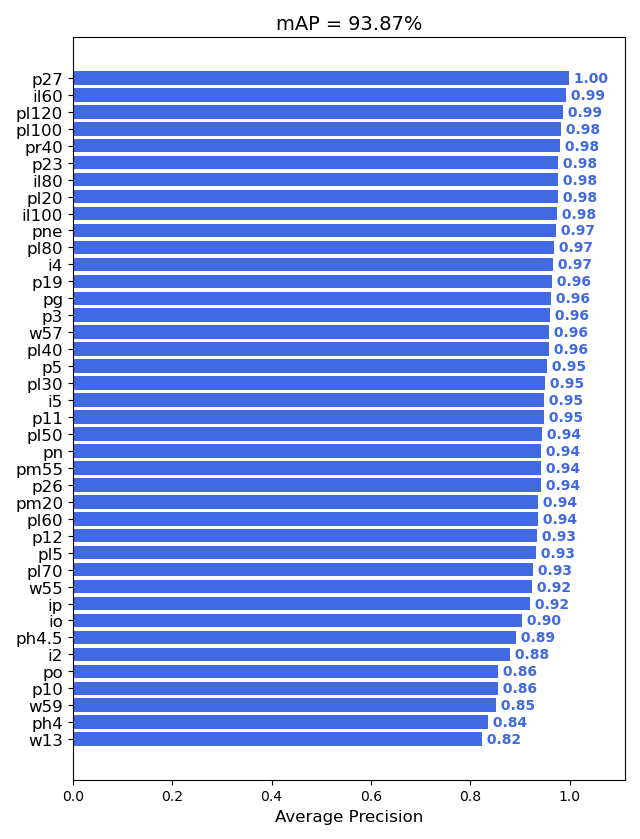
#> input picture s 300 epoch.png, 640 x 839 px
$ python -i augment.py   (imports and definitions only)
#> lines starting #> are read from the running program, lines starting #| are printed output that depends on the picture
#> further down, picture is the input picture: shape (839, 640, 3); mean B, G, R 236.3, 178.8, 159.6
import random
import cv2
import numpy as np
import math
# import skimage

CLASS_BEFORE2AFTER = 0
CLASS_AFTER2BEFORE = 1


# [200 lines left out: functions random_crop, random_crop_box, letterbox, random_perspective, not called in this run]


def random_hsv(img, hgain=0.5, sgain=0.5, vgain=0.5):
#> called with hgain = 0.5, sgain = 0.5, vgain = 0.5
    r = np.random.uniform(-1, 1, 3) * [hgain, sgain, vgain] + 1  # random gains
    hue, sat, val = cv2.split(cv2.cvtColor(img, cv2.COLOR_BGR2HSV))
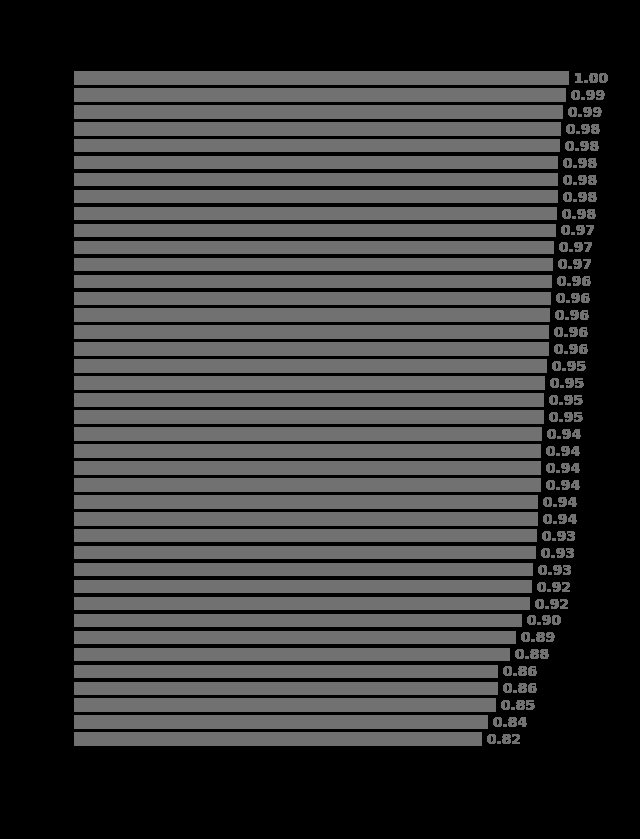
#> hue: shape (839, 640); min 0, max 120, mean 54.7
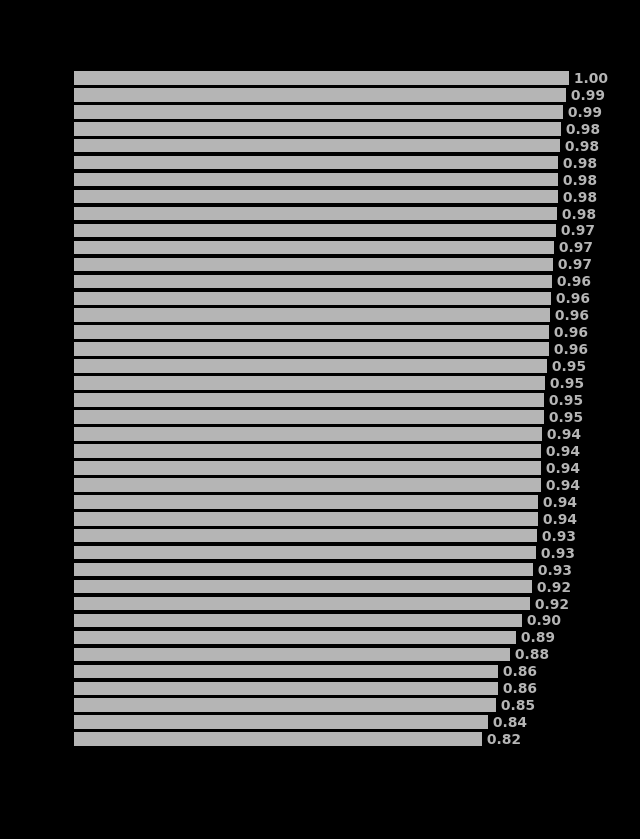
#> sat: shape (839, 640); min 0, max 182, mean 86.7
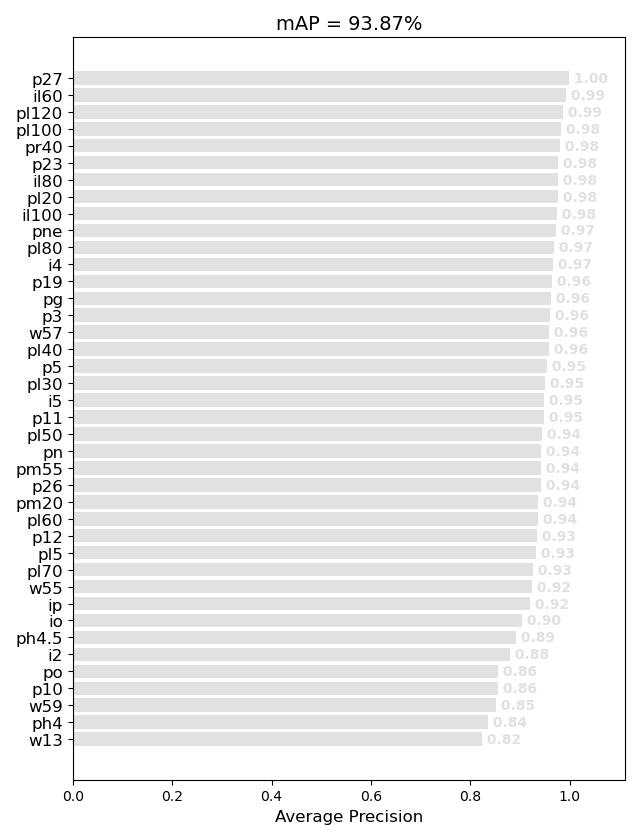
#> val: shape (839, 640); min 0, max 255, mean 236.3
    dtype = img.dtype  # uint8

    x = np.arange(0, 256, dtype=np.int16)
    lut_hue = ((x * r[0]) % 180).astype(dtype)
    lut_sat = np.clip(x * r[1], 0, 255).astype(dtype)
#> lut_sat = 256 values from 0 to 255
    lut_val = np.clip(x * r[2], 0, 255).astype(dtype)
#> lut_val = 256 values from 0 to 255

    img_hsv = cv2.merge((cv2.LUT(hue, lut_hue), cv2.LUT(sat, lut_sat), cv2.LUT(val, lut_val))).astype(dtype)
#> img_hsv: shape (839, 640, 3); mean H, S, V 57.2, 105, 247.6
    cv2.cvtColor(img_hsv, cv2.COLOR_HSV2BGR, dst=img)  # no return needed
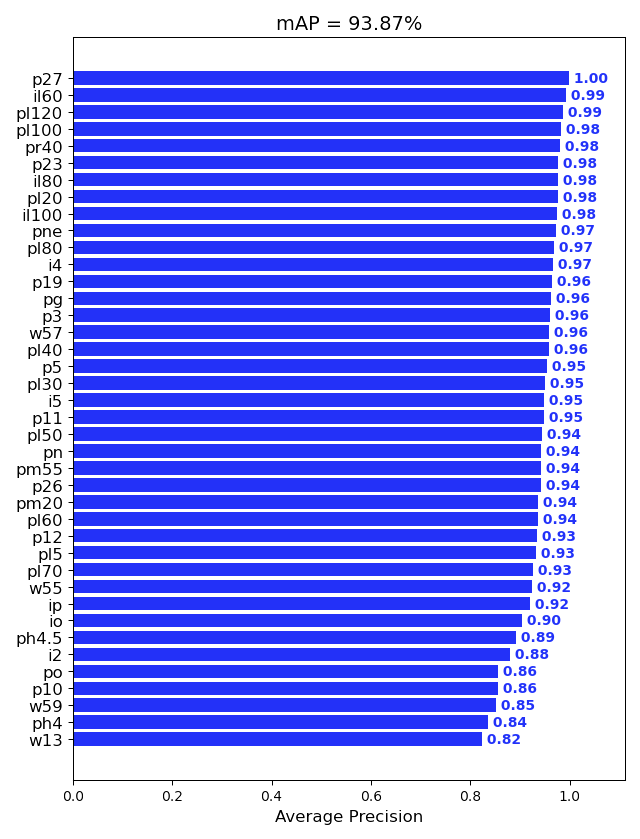
#> img: shape (839, 640, 3); mean B, G, R 247.6, 152.3, 145.6

    # Histogram equalization
    # if random.random() < 0.2:
    #     for i in range(3):
    #         img[:, :, i] = cv2.equalizeHist(img[:, :, i])


# [41 lines left out: functions random_blur, box_candidates, switch_targets, not called in this run]

>>> import cv2
>>> picture = cv2.imread('../s 300 epoch.png')
>>> result = random_hsv(picture)
